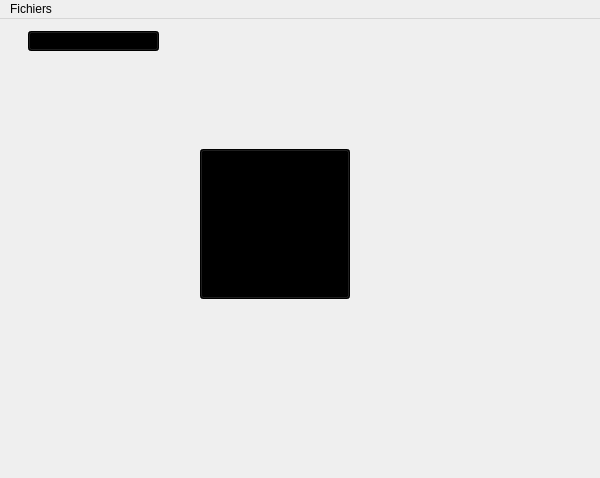
<?xml version="1.0" encoding="UTF-8"?>
<ui version="4.0">
 <class>MainWindow</class>
 <widget class="QMainWindow" name="MainWindow">
  <property name="geometry">
   <rect>
    <x>0</x>
    <y>0</y>
    <width>600</width>
    <height>478</height>
   </rect>
  </property>
  <property name="minimumSize">
   <size>
    <width>600</width>
    <height>478</height>
   </size>
  </property>
  <property name="maximumSize">
   <size>
    <width>600</width>
    <height>478</height>
   </size>
  </property>
  <property name="windowTitle">
   <string>Random Pick</string>
  </property>
  <property name="toolButtonStyle">
   <enum>Qt::ToolButtonTextBesideIcon</enum>
  </property>
  <widget class="QWidget" name="centralWidget">
   <widget class="QLabel" name="L_Perso">
    <property name="geometry">
     <rect>
      <x>26</x>
      <y>190</y>
      <width>131</width>
      <height>31</height>
     </rect>
    </property>
    <property name="font">
     <font>
      <family>Corbel</family>
      <pointsize>14</pointsize>
      <weight>75</weight>
      <italic>true</italic>
      <bold>true</bold>
     </font>
    </property>
    <property name="contextMenuPolicy">
     <enum>Qt::NoContextMenu</enum>
    </property>
    <property name="text">
     <string/>
    </property>
    <property name="textFormat">
     <enum>Qt::AutoText</enum>
    </property>
    <property name="alignment">
     <set>Qt::AlignCenter</set>
    </property>
   </widget>
   <widget class="QPushButton" name="PB_Random">
    <property name="enabled">
     <bool>true</bool>
    </property>
    <property name="geometry">
     <rect>
      <x>200</x>
      <y>130</y>
      <width>150</width>
      <height>150</height>
     </rect>
    </property>
    <property name="minimumSize">
     <size>
      <width>150</width>
      <height>150</height>
     </size>
    </property>
    <property name="maximumSize">
     <size>
      <width>150</width>
      <height>150</height>
     </size>
    </property>
    <property name="palette">
     <palette>
      <active>
       <colorrole role="WindowText">
        <brush brushstyle="LinearGradientPattern">
         <gradient startx="0.000000000000000" starty="0.000000000000000" endx="1.000000000000000" endy="0.000000000000000" type="LinearGradient" spread="PadSpread" coordinatemode="ObjectBoundingMode">
          <gradientstop position="1.000000000000000">
           <color alpha="0">
            <red>0</red>
            <green>0</green>
            <blue>0</blue>
           </color>
          </gradientstop>
         </gradient>
        </brush>
       </colorrole>
       <colorrole role="Button">
        <brush brushstyle="LinearGradientPattern">
         <gradient startx="0.000000000000000" starty="0.000000000000000" endx="0.874000000000000" endy="0.232955000000000" type="LinearGradient" spread="PadSpread" coordinatemode="ObjectBoundingMode">
          <gradientstop position="1.000000000000000">
           <color alpha="0">
            <red>255</red>
            <green>255</green>
            <blue>255</blue>
           </color>
          </gradientstop>
         </gradient>
        </brush>
       </colorrole>
       <colorrole role="Text">
        <brush brushstyle="LinearGradientPattern">
         <gradient startx="0.000000000000000" starty="0.000000000000000" endx="1.000000000000000" endy="0.000000000000000" type="LinearGradient" spread="PadSpread" coordinatemode="ObjectBoundingMode">
          <gradientstop position="1.000000000000000">
           <color alpha="0">
            <red>0</red>
            <green>0</green>
            <blue>0</blue>
           </color>
          </gradientstop>
         </gradient>
        </brush>
       </colorrole>
       <colorrole role="ButtonText">
        <brush brushstyle="LinearGradientPattern">
         <gradient startx="0.000000000000000" starty="0.000000000000000" endx="1.000000000000000" endy="0.000000000000000" type="LinearGradient" spread="PadSpread" coordinatemode="ObjectBoundingMode">
          <gradientstop position="1.000000000000000">
           <color alpha="0">
            <red>0</red>
            <green>0</green>
            <blue>0</blue>
           </color>
          </gradientstop>
         </gradient>
        </brush>
       </colorrole>
       <colorrole role="Base">
        <brush brushstyle="LinearGradientPattern">
         <gradient startx="0.000000000000000" starty="0.000000000000000" endx="0.874000000000000" endy="0.232955000000000" type="LinearGradient" spread="PadSpread" coordinatemode="ObjectBoundingMode">
          <gradientstop position="1.000000000000000">
           <color alpha="0">
            <red>255</red>
            <green>255</green>
            <blue>255</blue>
           </color>
          </gradientstop>
         </gradient>
        </brush>
       </colorrole>
       <colorrole role="Window">
        <brush brushstyle="LinearGradientPattern">
         <gradient startx="0.000000000000000" starty="0.000000000000000" endx="0.874000000000000" endy="0.232955000000000" type="LinearGradient" spread="PadSpread" coordinatemode="ObjectBoundingMode">
          <gradientstop position="1.000000000000000">
           <color alpha="0">
            <red>255</red>
            <green>255</green>
            <blue>255</blue>
           </color>
          </gradientstop>
         </gradient>
        </brush>
       </colorrole>
       <colorrole role="Highlight">
        <brush brushstyle="SolidPattern">
         <color alpha="255">
          <red>51</red>
          <green>153</green>
          <blue>255</blue>
         </color>
        </brush>
       </colorrole>
      </active>
      <inactive>
       <colorrole role="WindowText">
        <brush brushstyle="LinearGradientPattern">
         <gradient startx="0.000000000000000" starty="0.000000000000000" endx="1.000000000000000" endy="0.000000000000000" type="LinearGradient" spread="PadSpread" coordinatemode="ObjectBoundingMode">
          <gradientstop position="1.000000000000000">
           <color alpha="0">
            <red>0</red>
            <green>0</green>
            <blue>0</blue>
           </color>
          </gradientstop>
         </gradient>
        </brush>
       </colorrole>
       <colorrole role="Button">
        <brush brushstyle="LinearGradientPattern">
         <gradient startx="0.000000000000000" starty="0.000000000000000" endx="0.874000000000000" endy="0.232955000000000" type="LinearGradient" spread="PadSpread" coordinatemode="ObjectBoundingMode">
          <gradientstop position="1.000000000000000">
           <color alpha="0">
            <red>255</red>
            <green>255</green>
            <blue>255</blue>
           </color>
          </gradientstop>
         </gradient>
        </brush>
       </colorrole>
       <colorrole role="Text">
        <brush brushstyle="LinearGradientPattern">
         <gradient startx="0.000000000000000" starty="0.000000000000000" endx="1.000000000000000" endy="0.000000000000000" type="LinearGradient" spread="PadSpread" coordinatemode="ObjectBoundingMode">
          <gradientstop position="1.000000000000000">
           <color alpha="0">
            <red>0</red>
            <green>0</green>
            <blue>0</blue>
           </color>
          </gradientstop>
         </gradient>
        </brush>
       </colorrole>
       <colorrole role="ButtonText">
        <brush brushstyle="LinearGradientPattern">
         <gradient startx="0.000000000000000" starty="0.000000000000000" endx="1.000000000000000" endy="0.000000000000000" type="LinearGradient" spread="PadSpread" coordinatemode="ObjectBoundingMode">
          <gradientstop position="1.000000000000000">
           <color alpha="0">
            <red>0</red>
            <green>0</green>
            <blue>0</blue>
           </color>
          </gradientstop>
         </gradient>
        </brush>
       </colorrole>
       <colorrole role="Base">
        <brush brushstyle="LinearGradientPattern">
         <gradient startx="0.000000000000000" starty="0.000000000000000" endx="0.874000000000000" endy="0.232955000000000" type="LinearGradient" spread="PadSpread" coordinatemode="ObjectBoundingMode">
          <gradientstop position="1.000000000000000">
           <color alpha="0">
            <red>255</red>
            <green>255</green>
            <blue>255</blue>
           </color>
          </gradientstop>
         </gradient>
        </brush>
       </colorrole>
       <colorrole role="Window">
        <brush brushstyle="LinearGradientPattern">
         <gradient startx="0.000000000000000" starty="0.000000000000000" endx="0.874000000000000" endy="0.232955000000000" type="LinearGradient" spread="PadSpread" coordinatemode="ObjectBoundingMode">
          <gradientstop position="1.000000000000000">
           <color alpha="0">
            <red>255</red>
            <green>255</green>
            <blue>255</blue>
           </color>
          </gradientstop>
         </gradient>
        </brush>
       </colorrole>
       <colorrole role="Highlight">
        <brush brushstyle="SolidPattern">
         <color alpha="255">
          <red>255</red>
          <green>255</green>
          <blue>255</blue>
         </color>
        </brush>
       </colorrole>
      </inactive>
      <disabled>
       <colorrole role="WindowText">
        <brush brushstyle="LinearGradientPattern">
         <gradient startx="0.000000000000000" starty="0.000000000000000" endx="1.000000000000000" endy="0.000000000000000" type="LinearGradient" spread="PadSpread" coordinatemode="ObjectBoundingMode">
          <gradientstop position="1.000000000000000">
           <color alpha="0">
            <red>0</red>
            <green>0</green>
            <blue>0</blue>
           </color>
          </gradientstop>
         </gradient>
        </brush>
       </colorrole>
       <colorrole role="Button">
        <brush brushstyle="LinearGradientPattern">
         <gradient startx="0.000000000000000" starty="0.000000000000000" endx="0.874000000000000" endy="0.232955000000000" type="LinearGradient" spread="PadSpread" coordinatemode="ObjectBoundingMode">
          <gradientstop position="1.000000000000000">
           <color alpha="0">
            <red>255</red>
            <green>255</green>
            <blue>255</blue>
           </color>
          </gradientstop>
         </gradient>
        </brush>
       </colorrole>
       <colorrole role="Text">
        <brush brushstyle="LinearGradientPattern">
         <gradient startx="0.000000000000000" starty="0.000000000000000" endx="1.000000000000000" endy="0.000000000000000" type="LinearGradient" spread="PadSpread" coordinatemode="ObjectBoundingMode">
          <gradientstop position="1.000000000000000">
           <color alpha="0">
            <red>0</red>
            <green>0</green>
            <blue>0</blue>
           </color>
          </gradientstop>
         </gradient>
        </brush>
       </colorrole>
       <colorrole role="ButtonText">
        <brush brushstyle="LinearGradientPattern">
         <gradient startx="0.000000000000000" starty="0.000000000000000" endx="1.000000000000000" endy="0.000000000000000" type="LinearGradient" spread="PadSpread" coordinatemode="ObjectBoundingMode">
          <gradientstop position="1.000000000000000">
           <color alpha="0">
            <red>0</red>
            <green>0</green>
            <blue>0</blue>
           </color>
          </gradientstop>
         </gradient>
        </brush>
       </colorrole>
       <colorrole role="Base">
        <brush brushstyle="LinearGradientPattern">
         <gradient startx="0.000000000000000" starty="0.000000000000000" endx="0.874000000000000" endy="0.232955000000000" type="LinearGradient" spread="PadSpread" coordinatemode="ObjectBoundingMode">
          <gradientstop position="1.000000000000000">
           <color alpha="0">
            <red>255</red>
            <green>255</green>
            <blue>255</blue>
           </color>
          </gradientstop>
         </gradient>
        </brush>
       </colorrole>
       <colorrole role="Window">
        <brush brushstyle="LinearGradientPattern">
         <gradient startx="0.000000000000000" starty="0.000000000000000" endx="0.874000000000000" endy="0.232955000000000" type="LinearGradient" spread="PadSpread" coordinatemode="ObjectBoundingMode">
          <gradientstop position="1.000000000000000">
           <color alpha="0">
            <red>255</red>
            <green>255</green>
            <blue>255</blue>
           </color>
          </gradientstop>
         </gradient>
        </brush>
       </colorrole>
       <colorrole role="Highlight">
        <brush brushstyle="SolidPattern">
         <color alpha="255">
          <red>51</red>
          <green>153</green>
          <blue>255</blue>
         </color>
        </brush>
       </colorrole>
      </disabled>
     </palette>
    </property>
    <property name="font">
     <font>
      <family>Segoe UI</family>
      <strikeout>false</strikeout>
      <stylestrategy>PreferAntialias</stylestrategy>
      <kerning>false</kerning>
     </font>
    </property>
    <property name="cursor">
     <cursorShape>ArrowCursor</cursorShape>
    </property>
    <property name="mouseTracking">
     <bool>false</bool>
    </property>
    <property name="focusPolicy">
     <enum>Qt::NoFocus</enum>
    </property>
    <property name="contextMenuPolicy">
     <enum>Qt::NoContextMenu</enum>
    </property>
    <property name="acceptDrops">
     <bool>false</bool>
    </property>
    <property name="layoutDirection">
     <enum>Qt::LeftToRight</enum>
    </property>
    <property name="autoFillBackground">
     <bool>true</bool>
    </property>
    <property name="styleSheet">
     <string notr="true"/>
    </property>
    <property name="inputMethodHints">
     <set>Qt::ImhNone</set>
    </property>
    <property name="text">
     <string/>
    </property>
    <property name="icon">
     <iconset theme="i">
      <normaloff/>
     </iconset>
    </property>
    <property name="iconSize">
     <size>
      <width>120</width>
      <height>120</height>
     </size>
    </property>
    <property name="checkable">
     <bool>false</bool>
    </property>
    <property name="checked">
     <bool>false</bool>
    </property>
    <property name="autoRepeat">
     <bool>false</bool>
    </property>
    <property name="autoExclusive">
     <bool>false</bool>
    </property>
    <property name="autoDefault">
     <bool>false</bool>
    </property>
   </widget>
   <widget class="QLabel" name="L_Icone">
    <property name="geometry">
     <rect>
      <x>32</x>
      <y>52</y>
      <width>120</width>
      <height>120</height>
     </rect>
    </property>
    <property name="minimumSize">
     <size>
      <width>120</width>
      <height>120</height>
     </size>
    </property>
    <property name="maximumSize">
     <size>
      <width>120</width>
      <height>120</height>
     </size>
    </property>
    <property name="text">
     <string/>
    </property>
   </widget>
   <widget class="QComboBox" name="CBx_Liste">
    <property name="geometry">
     <rect>
      <x>28</x>
      <y>12</y>
      <width>131</width>
      <height>20</height>
     </rect>
    </property>
    <property name="autoFillBackground">
     <bool>false</bool>
    </property>
    <property name="styleSheet">
     <string notr="true">gridline-color: rgb(0, 0, 0);
font: 75 italic 11pt &quot;Corbel&quot;;
background: qlineargradient(spread:pad, x1:0, y1:0, x2:1, y2:0, stop:1 rgba(0, 0, 0, 0));



                                 gridline-color: rgb(0, 0, 0);
                                 font: 75 italic 11pt &quot;Corbel&quot;;
                                 background:qlineargradient(spread:pad, x1:0, y1:0, x2:0.874, y2:0, stop:1 rgba(255, 255, 255, 0));
                                 selection-background-color: qlineargradient(spread:pad, x1:0, y1:0, x2:0.874, y2:0.232955, stop:1 rgba(255, 255, 255, 0));
                                 selection-color: qlineargradient(spread:pad, x1:0, y1:0, x2:0.874, y2:0.232955, stop:1 rgba(255, 255, 255, 0));
                                 border-color: qlineargradient(spread:pad, x1:0, y1:0, x2:0.874, y2:0.232955, stop:1 rgba(255, 255, 255, 0));
</string>
    </property>
   </widget>
   <widget class="QLabel" name="L_Fond">
    <property name="enabled">
     <bool>true</bool>
    </property>
    <property name="geometry">
     <rect>
      <x>0</x>
      <y>0</y>
      <width>600</width>
      <height>457</height>
     </rect>
    </property>
    <property name="autoFillBackground">
     <bool>false</bool>
    </property>
    <property name="styleSheet">
     <string notr="true">background: qlineargradient(spread:pad, x1:0, y1:0, x2:0.874, y2:0, stop:1 rgba(255, 255, 255, 0));
border-color: qlineargradient(spread:pad, x1:0, y1:0, x2:0, y2:0, stop:1 rgba(255, 255, 255, 0));
gridline-color: qlineargradient(spread:pad, x1:0, y1:0, x2:1, y2:0, stop:1 rgba(0, 0, 0, 0));</string>
    </property>
    <property name="frameShape">
     <enum>QFrame::NoFrame</enum>
    </property>
    <property name="text">
     <string/>
    </property>
    <property name="pixmap">
     <pixmap resource="images.qrc">:/Images/fond.jpg</pixmap>
    </property>
   </widget>
   <zorder>L_Fond</zorder>
   <zorder>L_Perso</zorder>
   <zorder>PB_Random</zorder>
   <zorder>L_Icone</zorder>
   <zorder>CBx_Liste</zorder>
  </widget>
  <widget class="QMenuBar" name="menuBar">
   <property name="geometry">
    <rect>
     <x>0</x>
     <y>0</y>
     <width>600</width>
     <height>21</height>
    </rect>
   </property>
   <property name="defaultUp">
    <bool>false</bool>
   </property>
   <property name="nativeMenuBar">
    <bool>true</bool>
   </property>
   <widget class="QMenu" name="menuFichier">
    <property name="enabled">
     <bool>true</bool>
    </property>
    <property name="title">
     <string>Fichiers</string>
    </property>
    <addaction name="actionListes"/>
    <addaction name="actionOptions"/>
    <addaction name="separator"/>
    <addaction name="actionQuitter"/>
   </widget>
   <addaction name="menuFichier"/>
  </widget>
  <action name="actionListes">
   <property name="checkable">
    <bool>false</bool>
   </property>
   <property name="checked">
    <bool>false</bool>
   </property>
   <property name="enabled">
    <bool>true</bool>
   </property>
   <property name="text">
    <string>Listes</string>
   </property>
  </action>
  <action name="actionQuitter">
   <property name="text">
    <string>Quitter</string>
   </property>
  </action>
  <action name="actionOptions">
   <property name="text">
    <string>Options</string>
   </property>
  </action>
 </widget>
 <layoutdefault spacing="6" margin="11"/>
 <resources>
  <include location="images.qrc"/>
 </resources>
 <connections/>
</ui>
